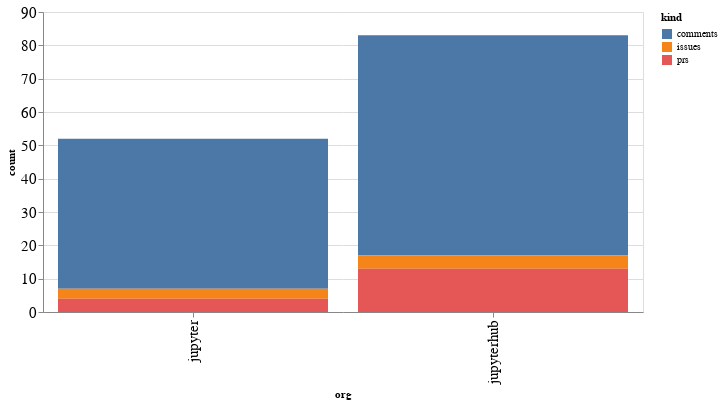

The code cell stored with this chart in its notebook:
### Code cell
alt.Chart(org_summaries, width=600).mark_bar().encode(
    x='org',
    y='count',
    color='kind',
    tooltip="org"
)

### Figure 1 — Vega-Lite specification as saved in the notebook (floating-point values rounded to 4 significant figures)
{"config": {"axisLeft": {"labelFontSize": 15}, "axisBottom": {"labelFontSize": 15}}, "data": {"name": "data-23e04049f646c93e509c168eef11a53a"}, "mark": "bar", "encoding": {"color": {"type": "nominal", "field": "kind"}, "tooltip": {"type": "nominal", "field": "org"}, "x": {"type": "nominal", "field": "org"}, "y": {"type": "quantitative", "field": "count"}}, "width": 600, "$schema": "https://vega.github.io/schema/vega-lite/v4.8.1.json", "datasets": {"data-23e04049f646c93e509c168eef11a53a": [{"org": "jupyter", "kind": "comments", "count": 45}, {"org": "jupyter", "kind": "issues", "count": 3}, {"org": "jupyter", "kind": "prs", "count": 4}, {"org": "jupyterhub", "kind": "comments", "count": 66}, {"org": "jupyterhub", "kind": "issues", "count": 4}, {"org": "jupyterhub", "kind": "prs", "count": 13}]}}
